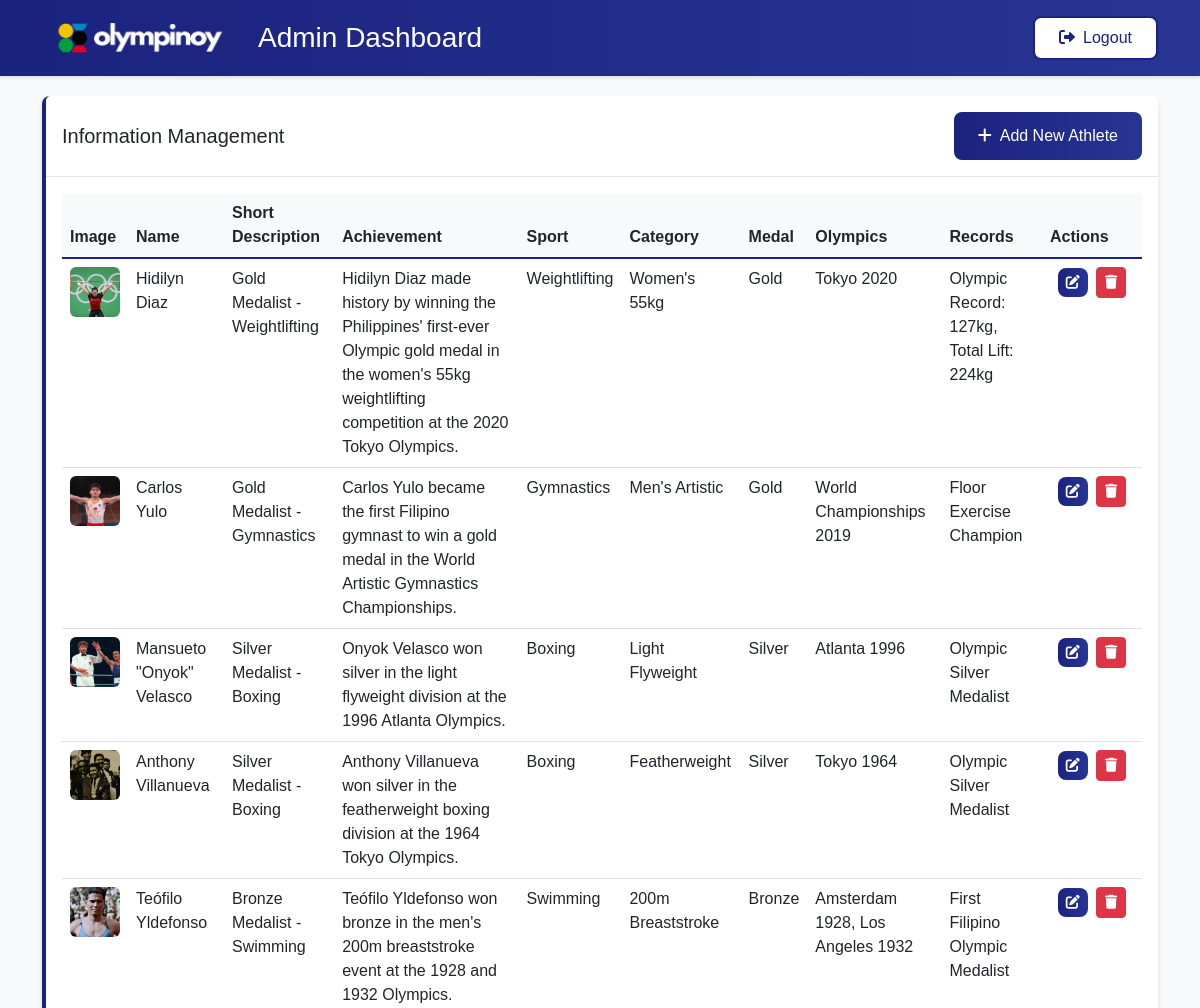
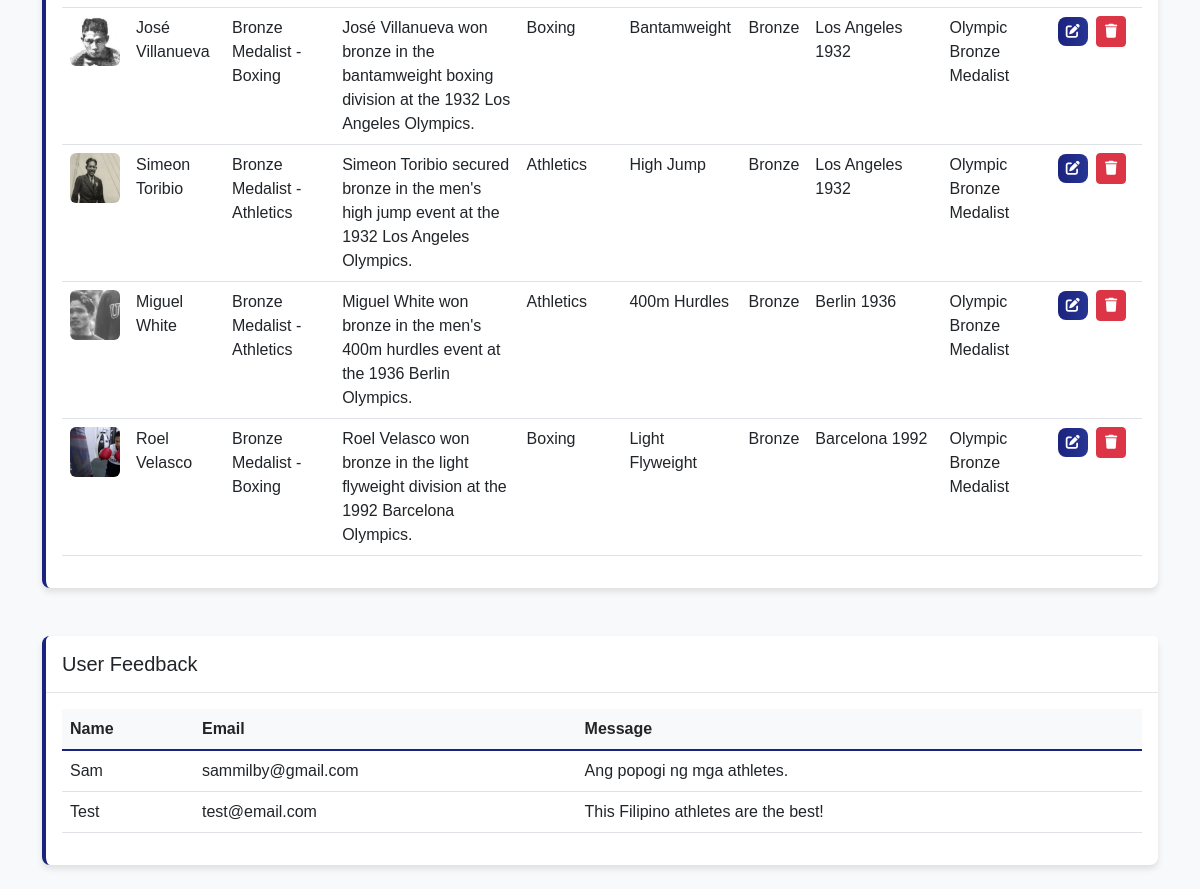
/admin/admin.php, run on the app's committed database (2 pictures, top to bottom).
### tables this page shows
CREATE TABLE `athletes` (
  `id` int(11) NOT NULL,
  `image` varchar(255) NOT NULL,
  `name` varchar(100) NOT NULL,
  `short_description` varchar(255) NOT NULL,
  `achievement` text NOT NULL,
  `sport` varchar(100) NOT NULL,
  `category` varchar(100) NOT NULL,
  `medal` varchar(50) NOT NULL,
  `olympics` varchar(50) NOT NULL,
  `records` varchar(255) NOT NULL
);

CREATE TABLE `feedback` (
  `id` int(11) NOT NULL,
  `name` varchar(100) NOT NULL,
  `email` varchar(100) NOT NULL,
  `message` text NOT NULL
);

### php/connect.php (called while the page is built, shortened)
<?php
function executeQuery($query)
{
    $conn = $GLOBALS['conn'];
    return mysqli_query($conn, $query);
}

### admin/admin.php (the view, shortened to what this page needs)
<?php
require_once '../php/connect.php';
?>
<!DOCTYPE html>
<html lang="en">
<head>
    <link href="https://cdn.jsdelivr.net/npm/bootstrap@5.3.0/dist/css/bootstrap.min.css" rel="stylesheet">
    <link href="https://cdnjs.cloudflare.com/ajax/libs/font-awesome/6.0.0/css/all.min.css" rel="stylesheet">
</head>
<body>
    <nav class="navbar navbar-expand-lg navbar-dark fixed-top">
        <div class="container">
            <div class="d-flex align-items-center">
                <img src="../assets/images/olympinoy.png" width="200" alt="Logo">
                <h3 class="text-white mb-0 ms-3 poppins-bold">Admin Dashboard</h3>
            </div>
            <a href="php/admin_logout.php" class="btn logout-btn poppins-medium">
                <i class="fas fa-sign-out-alt me-2"></i>Logout
            </a>
        </div>
    </nav>
    <div class="container mt-5 pt-5">
        <div class="row mb-4">
            <div class="col-12">
                <div class="card">
                    <div class="card-header py-3">
                        <div class="d-flex justify-content-between align-items-center">
                            <h5 class="mb-0 poppins-bold">Information Management</h5>
                            <button class="btn btn-primary poppins-medium" data-bs-toggle="modal"
                                data-bs-target="#addProductModal">
                                <i class="fas fa-plus me-2"></i>Add New Athlete
                            </button>
                        </div>
                    </div>
                    <div class="card-body">
                        <div class="table-responsive">
                            <table class="table" id="athletesTable">
                                <thead>
                                    <tr>
                                        <th>Image</th>
                                        <th>Name</th>
                                        <th>Short Description</th>
                                        <th>Achievement</th>
                                        <th>Sport</th>
                                        <th>Category</th>
                                        <th>Medal</th>
                                        <th>Olympics</th>
                                        <th>Records</th>
                                        <th>Actions</th>
                                    </tr>
                                </thead>
                                <tbody id="athletesTableBody">
                                    <?php
                                    $query = "SELECT * FROM athletes";
                                    $result = executeQuery($query);
                                    while ($athlete = mysqli_fetch_assoc($result)) {
                                        echo "<tr>";
                                        echo "<td><img src='../assets/images/" . $athlete['image'] . "' width='50' height='50' class='rounded'></td>";
                                        echo "<td>" . $athlete['name'] . "</td>";
                                        echo "<td>" . $athlete['short_description'] . "</td>";
                                        echo "<td>" . $athlete['achievement'] . "</td>";
                                        echo "<td>" . $athlete['sport'] . "</td>";
                                        echo "<td>" . $athlete['category'] . "</td>";
                                        echo "<td>" . $athlete['medal'] . "</td>";
                                        echo "<td>" . $athlete['olympics'] . "</td>";
                                        echo "<td>" . $athlete['records'] . "</td>";
                                        echo "<td class='actions-column'>
                            <button class='btn btn-sm btn-primary edit-btn' data-id='" . $athlete['id'] . "'>
                                <i class='fas fa-edit'></i>
                            </button>
                            <button class='btn btn-sm btn-danger delete-btn ms-1' data-id='" . $athlete['id'] . "'>
                                <i class='fas fa-trash'></i>
                            </button>
                          </td>";
                                        echo "</tr>";
                                    }
                                    ?>
                                </tbody>
                            </table>
                        </div>
                    </div>
                </div>
            </div>
        </div>
        <div class="row">
            <div class="col-12">
                <div class="card">
                    <div class="card-header py-3">
                        <h5 class="mb-0 poppins-bold">User Feedback</h5>
                    </div>
                    <div class="card-body">
                        <div class="table-responsive">
                            <table class="table" id="feedbackTable">
                                <thead>
                                    <tr>
                                        <th>Name</th>
                                        <th>Email</th>
                                        <th>Message</th>
                                    </tr>
                                </thead>
                                <tbody id="feedbackTableBody">
                                    <?php
                                    $query = "SELECT * FROM feedback ORDER BY id DESC";
                                    $result = executeQuery($query);
                                    while ($feedback = mysqli_fetch_assoc($result)) {
                                        echo "<tr>";
                                        echo "<td>" . $feedback['name'] . "</td>";
                                        echo "<td>" . $feedback['email'] . "</td>";
                                        echo "<td>" . $feedback['message'] . "</td>";
                                        echo "</tr>";
                                    }
                                    ?>
                                </tbody>
                            </table>
                        </div>
                    </div>
                </div>
            </div>
        </div>
    </div>
</body>
</html>

### admin/admin.php (style rules this page uses)
:root { --primary-blue: #1a237e; --secondary-blue: #283593; --bg-light: #f8f9fa; --text-dark: #333; }
* { font-family: "Poppins", sans-serif; scroll-behavior: smooth; }
body { background: var(--bg-light); }
.navbar { box-shadow: 0 2px 4px rgba(0, 0, 0, 0.1); background: linear-gradient(to right, var(--primary-blue), var(--secondary-blue)) !important; padding: 1rem 0; }
.card { border: none; border-left: 4px solid var(--primary-blue); border-radius: 0.5rem; box-shadow: 0 4px 6px rgba(0, 0, 0, 0.1); margin-bottom: 1.5rem; }
.card-header { background: white; border-bottom: 1px solid rgba(0, 0, 0, 0.1); }
.table th { background-color: #f8f9fa; }
.btn-primary { background: linear-gradient(90deg, var(--primary-blue), var(--secondary-blue)); border: none; border-radius: 0.5rem; padding: 0.75rem 1.5rem; transition: all 0.3s ease; }
.table th { background: var(--bg-light); font-weight: 600; border-bottom: 2px solid var(--primary-blue); }
.table-responsive { overflow-x: auto; -webkit-overflow-scrolling: touch; }
.actions-column { width: 150px; }
.navbar-dark { background-color: #1a1a1a !important; }
.logout-btn { background: white; color: var(--primary-blue); border: 2px solid var(--primary-blue); border-radius: 0.5rem; padding: 0.5rem 1.5rem; transition: all 0.3s ease; }
.actions-column { width: 100px; text-align: center; }
.btn-sm { padding: 0.25rem 0.5rem; }
.table img { object-fit: cover; }

### data on the page
athletes: image (picture), name "Hidilyn Diaz", short_description "Gold Medalist - Weightlifting", achievement "Hidilyn Diaz made history by winning the Philippines' first-ever Olympic gold medal in the women's 55kg weightlifting competition at the 2020 Tokyo Olympics.", sport "Weightlifting", category "Women's 55kg", medal "Gold", olympics "Tokyo 2020", records "Olympic Record: 127kg, Total Lift: 224kg"
athletes: image (picture), name "Carlos Yulo", short_description "Gold Medalist - Gymnastics", achievement "Carlos Yulo became the first Filipino gymnast to win a gold medal in the World Artistic Gymnastics Championships.", sport "Gymnastics", category "Men's Artistic", medal "Gold", olympics "World Championships 2019", records "Floor Exercise Champion"
athletes: image (picture), name "Mansueto \"Onyok\" Velasco", short_description "Silver Medalist - Boxing", achievement "Onyok Velasco won silver in the light flyweight division at the 1996 Atlanta Olympics.", sport "Boxing", category "Light Flyweight", medal "Silver", olympics "Atlanta 1996", records "Olympic Silver Medalist"
athletes: image (picture), name "Anthony Villanueva", short_description "Silver Medalist - Boxing", achievement "Anthony Villanueva won silver in the featherweight boxing division at the 1964 Tokyo Olympics.", sport "Boxing", category "Featherweight", medal "Silver", olympics "Tokyo 1964", records "Olympic Silver Medalist"
athletes: image (picture), name "Teófilo Yldefonso", short_description "Bronze Medalist - Swimming", achievement "Teófilo Yldefonso won bronze in the men's 200m breaststroke event at the 1928 and 1932 Olympics.", sport "Swimming", category "200m Breaststroke", medal "Bronze", olympics "Amsterdam 1928, Los Angeles 1932", records "First Filipino Olympic Medalist"
athletes: image (picture), name "José Villanueva", short_description "Bronze Medalist - Boxing", achievement "José Villanueva won bronze in the bantamweight boxing division at the 1932 Los Angeles Olympics.", sport "Boxing", category "Bantamweight", medal "Bronze", olympics "Los Angeles 1932", records "Olympic Bronze Medalist"
athletes: image (picture), name "Simeon Toribio", short_description "Bronze Medalist - Athletics", achievement "Simeon Toribio secured bronze in the men's high jump event at the 1932 Los Angeles Olympics.", sport "Athletics", category "High Jump", medal "Bronze", olympics "Los Angeles 1932", records "Olympic Bronze Medalist"
athletes: image (picture), name "Miguel White", short_description "Bronze Medalist - Athletics", achievement "Miguel White won bronze in the men's 400m hurdles event at the 1936 Berlin Olympics.", sport "Athletics", category "400m Hurdles", medal "Bronze", olympics "Berlin 1936", records "Olympic Bronze Medalist"
athletes: image (picture), name "Roel Velasco", short_description "Bronze Medalist - Boxing", achievement "Roel Velasco won bronze in the light flyweight division at the 1992 Barcelona Olympics.", sport "Boxing", category "Light Flyweight", medal "Bronze", olympics "Barcelona 1992", records "Olympic Bronze Medalist"
feedback: name "Sam", email "sammilby@gmail.com", message "Ang popogi ng mga athletes."
feedback: name "Test", email "test@email.com", message "This Filipino athletes are the best!"
